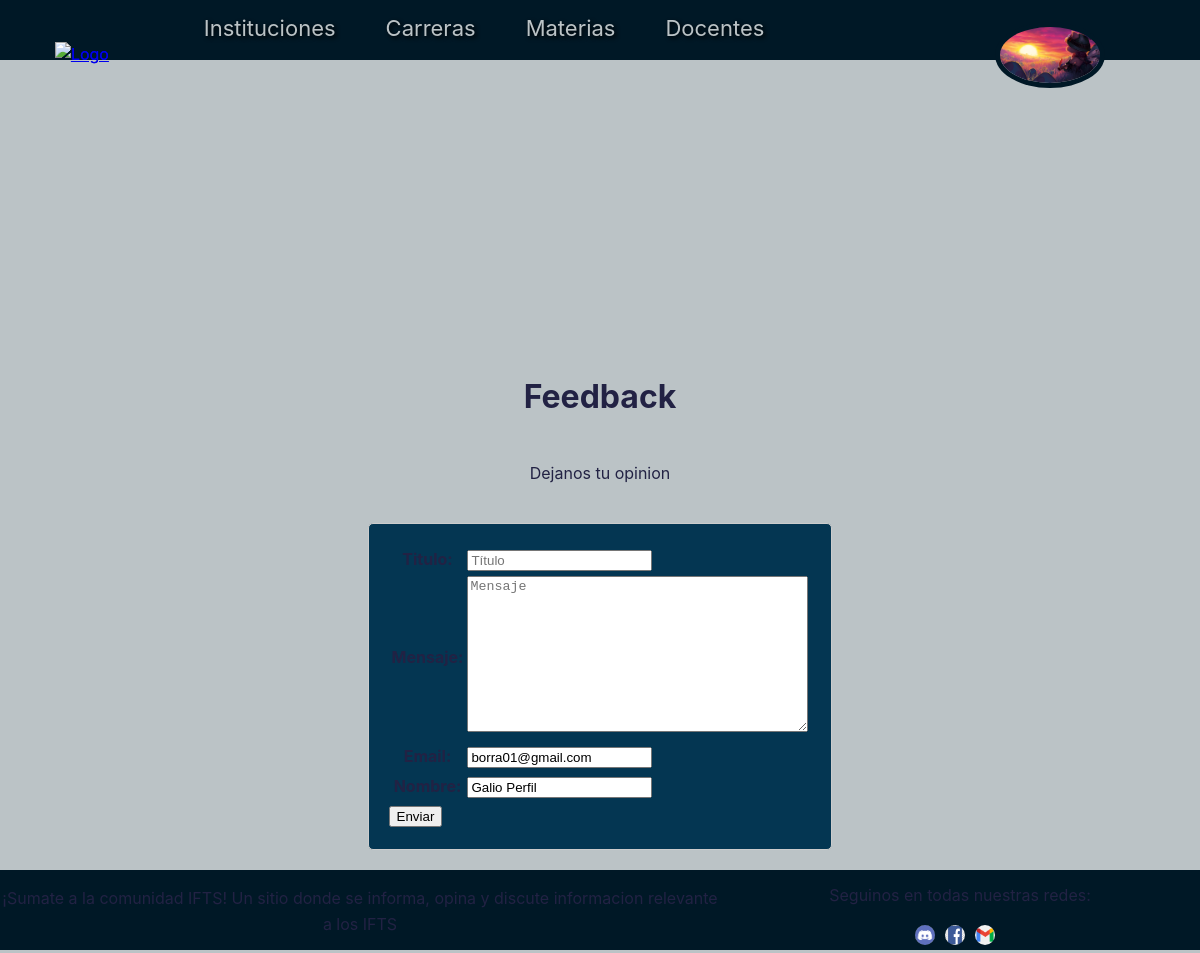
Screenshot of /feedback/ (signed in) with the database file from the repository.
### apps/custom_user/models.py (models this page shows, shortened)
class CustomUser(AbstractBaseUser, PermissionsMixin):
    PROFESOR = 'Profesor'
    ALUMNO = 'Alumno'
    INSTITUCION = 'Institución'
    VISITANTE = 'Visitante'
    nombre = models.CharField(max_length=100, blank=True, null=True, default=None)
    email = models.EmailField(unique=True, default=None)
    descripcion = models.TextField(blank=True, null=True, default=None)
    img_perfil = models.ImageField(upload_to='perfiles/', null=True, blank=True, default='UserProfile.png')
    is_active = models.BooleanField(default=True)
    is_staff = models.BooleanField(default=False)
    institucion = models.CharField(max_length=100, blank=True, null=True, default=None)
    fecha_de_nacimiento = models.DateField(default=None, blank=True, null=True)
    GENERO_CHOICES = (
        ('M', 'Masculino'),
        ('F', 'Femenino'),
        ('O', 'Otro'),
    )
    genero = models.CharField(max_length=1, choices=GENERO_CHOICES, default='O', blank=True, null=True)
    TIPO_USUARIO_CHOICES = [
        (ALUMNO, 'Alumno'),
        (INSTITUCION, 'Institución'),
        (PROFESOR, 'Profesor'),
        (VISITANTE, 'Visitante'),
    ]
    tipo_usuario = models.CharField(max_length=20, choices=TIPO_USUARIO_CHOICES, default=ALUMNO, blank=True, null=True)
    REQUIRED_FIELDS = []  # Campos requeridos para el inicio de sesión
    USERNAME_FIELD = 'email'  # Campo que se utiliza como nombre de usuario para el inicio de sesión
    objects = CustomUserManager()

### apps/feedback/views.py (the view, shortened to what this page needs)
# urls.py: urlpatterns = [path('', FeedbackView.as_view(), name='feedback'),
class FeedbackView(LoginRequiredMixin, FormView):
    template_name = 'feedback_box.html'
    form_class = FeedbackForm
    success_url = reverse_lazy('user_home')  # Redirige aquí después de enviar el formulario correctamente
    def get_form_kwargs(self):
        kwargs = super(FeedbackView, self).get_form_kwargs()
        kwargs['user'] = self.request.user  # Añade el usuario actual a los kwargs del formulario
        return kwargs

### apps/feedback/forms.py
class FeedbackForm(forms.ModelForm):
    email = forms.EmailField(widget=forms.EmailInput(attrs={'placeholder': 'Correo electrónico'}))
    nombre = forms.CharField(widget=forms.TextInput(attrs={'placeholder': 'Nombre del usuario'}))
    class Meta:
        model = Feedback
        fields = ['titulo', 'mensaje']
        widgets = {
            'titulo': forms.TextInput(attrs={'placeholder': 'Título'}),
            'mensaje': forms.Textarea(attrs={'placeholder': 'Mensaje'}),
        }
    def __init__(self, *args, **kwargs):
        user = kwargs.pop('user', None)
        super().__init__(*args, **kwargs)
        if user:
            self.fields['email'].initial = user.email
            self.fields['nombre'].initial = user.nombre

### apps/feedback/templates/feedback_box.html (shortened to what this page needs)
{% extends "template_base.html" %}
{% load static %}
{% block extra_head %}
    <link rel="stylesheet" href="{% static 'css/feedback_box.css' %}">
{% endblock %}
{% block content %}
    <h1>Feedback</h1>
    <p>Dejanos tu opinion</p>
    <form method="post">
        <div class="formulario-feedback">
            <table>
                {{ form.as_table }}
            </table>
            <button type="submit">Enviar</button>
        </div>
    </form>
{% endblock %}

### templates/template_base.html (shortened to what this page needs)
{% load static %}
<!DOCTYPE html>
<html lang="es">
    <head>
        <link rel="stylesheet" href="{% static 'css/template_base.css' %}">
        <link rel="stylesheet" href="{% static 'css/querys.css' %}">
        <link rel="stylesheet" href="{% static 'css/menu_profile.css' %}">
        {% block extra_head %}
        {% endblock %}
    </head>
    <body>
        <header>
             <div class="menuGlobal">
                <div class="logo">
                    <a href="{% url 'user_home'%}" type="image/png">
                        <img id="logoUserHome1" src="{% static 'imagenes/Logo/genioLogo.png' %}" alt="Logo">
                    </a>
                </div>
                <nav class="menuDiv">
                    <ul>
                        <li><a href="{% url 'lista_instituciones'%}">Instituciones</a></li>
                        <li><a href="{% url 'lista_carreras'%}">Carreras</a></li>
                        <li><a href="{% url 'lista_materias'%}">Materias</a></li>
                        <li><a href="{% url 'lista_profesores'%}">Docentes</a></li>
                    </ul>
                </nav>
                <div>
                    {% if request.user.is_authenticated %}
                        <nav class="nav-menu-principal">
                            <img src="{{ request.user.img_perfil.url }}" alt="profile" class="img_perfil">
                    </nav>
                    {% else %}
                        <a href="{% url 'login' %}">Iniciar sesión</a>
                    {% endif %}
                </div>
            </div>
        </header>
        <div class="bannerVideo">
            <video muted autoplay loop src="{% static 'imagenes/Portada/triangulosAzules.mp4' %}" ></video>
        </div>
    <div id="contenedor-principal">
        {% block content %}
        {% endblock %}
    </div>
        <footer>
            <div class="footer-container">
                <div class="footer-section">
                    <p>¡Sumate a la comunidad IFTS!
                      Un sitio donde se informa, opina y discute informacion relevante a los IFTS</p>
                </div>
                <div class="footer-section2">
                    <p>Seguinos en todas nuestras redes:</p>
                    <div class="social-icons">
                        <ul class="listaRedes">
                            <li><a href="https://discord.gg/3EkEuBr5"><img src="{% static 'imagenes/Iconos/discord-ico.png' %}" alt="Discord-ico"></a></li>
                            <li><a href="https://www.facebook.com/profile.php?id=61558876926447&notif_id=1714537805990917&notif_t=follower_invite_accept&ref=notif"><img src="{% static 'imagenes/Iconos/facebook-ico.png' %}" alt="Facebook-ico"></a></li>
                            <li><a href="mailto:m.e.b.d.0904@ifts18.edu.ar?subject=Consulta%20desde%20la%20Web&body=Hola,%20vi%20tu%20sitio%20web%20y%20me%20gustaría%20saber..."><img src="{% static 'imagenes/Iconos/gmail-ico.png' %}" alt="Gmail-ico"></a></li>
                        </ul>
                    </div>
                </div>
            </div>
        </footer>
    </body>
</html>

### static/css/template_base.css (style rules this page uses)
body,html { font: 1em/1.618 Inter, sans-serif; display: flex; flex-direction: column; justify-content: center; min-height: 100vh; margin: 0; color: #224; background-color: #bbc3c6; }
header { height: 60px; width: 100%; display: flex; position: fixed; top: 0px; align-items: center; z-index: 999; background-color:#001826; }
.menuGlobal { width: 100%; height: 100%; align-items: center; display: flex; justify-content: space-around; }
.logo { width: 250px; display: flex; align-items: center; justify-content: center; }
#logoUserHome1 { width: 100px; margin-top: 50px; position: absolute; }
.menuDiv { width:100%; text-decoration: none; align-items: center; }
.menuDiv ul { display: flex; text-decoration: none; align-items: center; font-size: 22px; }
.menuDiv ul li { position: relative; text-decoration: none; list-style-type: none; margin-right: 50px; cursor: pointer; color: #bbc3c6; text-shadow: 2px 2px 4px rgba(0, 0, 0, 1.5); border-bottom: 2px solid transparent; transition: border-bottom 0.5s ease; }
.menuDiv a { text-decoration: none; color: #bbc3c6; }
#contenedor-principal { width: 100%; display: flex; flex-direction: column; justify-content: center; align-items: center; }
.bannerVideo { width: 100%; height: 350px; margin: 0; padding: 0; overflow: hidden; }
.bannerVideo video { width: 100%; height: 100%; object-fit: cover; }
footer { bottom: 0; height: auto; width: 100%; }
.footer-container { height: 80px; background-color: #001826; display: flex; justify-content: space-between; align-items: center; }
.footer-section { width: 60%; height: 100%; text-align: center; border-radius: 10px; }
.footer-section2 { display: flex; flex-direction: column; justify-content: center; align-items: center; height: 100%; width: 40%; }
.footer-section p { font-size: 16px; }
.social-icons { width: 100%; height: 50%; display: flex; margin: 0; padding: 0%; justify-content: center; align-items: center; }
.listaRedes { list-style: none; display: flex; height: 100%; }
.listaRedes { margin: 0; padding: 0; }
.social-icons img { width: 20px; height: 20px; border-radius: 50%; margin-right: 10px; }

### static/css/menu_profile.css (style rules this page uses)
.nav-menu-principal { width: auto; top: 0; z-index: 99; justify-content: center; align-items: center; display: flex; flex-direction: column; width: 250px; }
.img_perfil { box-shadow: 0 0 0 5px #001826; width: 100px; border-radius: 50%; margin-top: 50px; z-index: 999; margin-right: 50px; }

### static/css/feedback_box.css (style rules this page uses)
.formulario-feedback { margin-top: 20px; margin-bottom: 20px; padding: 20px; border: 1px solid #ccc; border-radius: 5px; background-color: #043652; flex-direction: column; }

### rows the page displays
CustomUser: user.img_perfil (picture), email "borra01@gmail.com", nombre "Galio Perfil"
